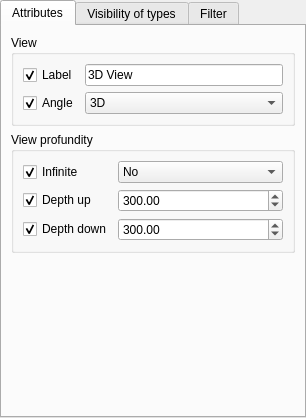
<?xml version="1.0" encoding="UTF-8"?>
<ui version="4.0">
 <class>Form</class>
 <widget class="QWidget" name="Form">
  <property name="geometry">
   <rect>
    <x>0</x>
    <y>0</y>
    <width>306</width>
    <height>418</height>
   </rect>
  </property>
  <property name="windowTitle">
   <string>View Properties</string>
  </property>
  <layout class="QGridLayout" name="gridLayout">
   <property name="leftMargin">
    <number>0</number>
   </property>
   <property name="topMargin">
    <number>0</number>
   </property>
   <property name="rightMargin">
    <number>0</number>
   </property>
   <property name="bottomMargin">
    <number>0</number>
   </property>
   <item row="0" column="0">
    <widget class="QTabWidget" name="tabWidget">
     <property name="sizePolicy">
      <sizepolicy hsizetype="Expanding" vsizetype="Expanding">
       <horstretch>0</horstretch>
       <verstretch>0</verstretch>
      </sizepolicy>
     </property>
     <property name="layoutDirection">
      <enum>Qt::LeftToRight</enum>
     </property>
     <property name="currentIndex">
      <number>0</number>
     </property>
     <property name="objectProperty" stdset="0">
      <string/>
     </property>
     <property name="widgetAction" stdset="0">
      <string/>
     </property>
     <widget class="QWidget" name="tabAttributes">
      <attribute name="title">
       <string>Attributes</string>
      </attribute>
      <layout class="QGridLayout" name="gridLayout_2">
       <item row="1" column="0">
        <widget class="QGroupBox" name="groupBox_2">
         <property name="title">
          <string>View profundity</string>
         </property>
         <layout class="QGridLayout" name="gridLayout_4">
          <item row="0" column="0">
           <widget class="QCheckBox" name="checkBoxToggleDepthInfinite">
            <property name="text">
             <string>Infinite</string>
            </property>
            <property name="checked">
             <bool>true</bool>
            </property>
            <property name="objectProperty" stdset="0">
             <string notr="true">DepthInfinite</string>
            </property>
            <property name="widgetAction" stdset="0">
             <string notr="true">toggleModifyProperty</string>
            </property>
           </widget>
          </item>
          <item row="0" column="1">
           <widget class="QComboBox" name="comboBoxDepthInfinite">
            <property name="currentText">
             <string>No</string>
            </property>
            <property name="currentIndex">
             <number>0</number>
            </property>
            <property name="objectProperty" stdset="0">
             <string notr="true">DepthInfinite</string>
            </property>
            <property name="widgetAction" stdset="0">
             <string notr="true"/>
            </property>
            <item>
             <property name="text">
              <string>No</string>
             </property>
            </item>
            <item>
             <property name="text">
              <string>Yes</string>
             </property>
            </item>
           </widget>
          </item>
          <item row="1" column="0">
           <widget class="QCheckBox" name="checkBoxToggleDepthUp">
            <property name="text">
             <string>Depth up</string>
            </property>
            <property name="checked">
             <bool>true</bool>
            </property>
            <property name="objectProperty" stdset="0">
             <string notr="true">DepthUp</string>
            </property>
            <property name="widgetAction" stdset="0">
             <string notr="true">toggleModifyProperty</string>
            </property>
           </widget>
          </item>
          <item row="1" column="1">
           <widget class="QDoubleSpinBox" name="doubleSpinBoxDepthUp">
            <property name="sizePolicy">
             <sizepolicy hsizetype="Minimum" vsizetype="Fixed">
              <horstretch>1</horstretch>
              <verstretch>0</verstretch>
             </sizepolicy>
            </property>
            <property name="minimum">
             <double>-100000000000.000000000000000</double>
            </property>
            <property name="maximum">
             <double>100000000000.000000000000000</double>
            </property>
            <property name="value">
             <double>300.000000000000000</double>
            </property>
            <property name="objectProperty" stdset="0">
             <string notr="true">DepthUp</string>
            </property>
            <property name="widgetAction" stdset="0">
             <string notr="true"/>
            </property>
           </widget>
          </item>
          <item row="2" column="0">
           <widget class="QCheckBox" name="checkBoxToggleDepthDown">
            <property name="text">
             <string>Depth down</string>
            </property>
            <property name="checked">
             <bool>true</bool>
            </property>
            <property name="objectProperty" stdset="0">
             <string notr="true">DepthDown</string>
            </property>
            <property name="widgetAction" stdset="0">
             <string notr="true">toggleModifyProperty</string>
            </property>
           </widget>
          </item>
          <item row="2" column="1">
           <widget class="QDoubleSpinBox" name="doubleSpinBoxDepthDown">
            <property name="sizePolicy">
             <sizepolicy hsizetype="Minimum" vsizetype="Fixed">
              <horstretch>1</horstretch>
              <verstretch>0</verstretch>
             </sizepolicy>
            </property>
            <property name="minimum">
             <double>-100000000000.000000000000000</double>
            </property>
            <property name="maximum">
             <double>100000000000.000000000000000</double>
            </property>
            <property name="value">
             <double>300.000000000000000</double>
            </property>
            <property name="objectProperty" stdset="0">
             <string notr="true">DepthDown</string>
            </property>
            <property name="widgetAction" stdset="0">
             <string notr="true"/>
            </property>
           </widget>
          </item>
         </layout>
        </widget>
       </item>
       <item row="0" column="0">
        <widget class="QGroupBox" name="groupBox">
         <property name="title">
          <string>View</string>
         </property>
         <layout class="QGridLayout" name="gridLayout_3">
          <item row="0" column="0">
           <widget class="QCheckBox" name="checkBoxToggleLabel">
            <property name="text">
             <string>Label</string>
            </property>
            <property name="checked">
             <bool>true</bool>
            </property>
            <property name="objectProperty" stdset="0">
             <string notr="true">Label</string>
            </property>
            <property name="widgetAction" stdset="0">
             <string notr="true">toggleModifyProperty</string>
            </property>
           </widget>
          </item>
          <item row="0" column="1">
           <widget class="QLineEdit" name="lineEditLabel">
            <property name="text">
             <string notr="true">3D View</string>
            </property>
            <property name="objectProperty" stdset="0">
             <string notr="true">Label</string>
            </property>
            <property name="widgetAction" stdset="0">
             <string notr="true"/>
            </property>
           </widget>
          </item>
          <item row="1" column="0">
           <widget class="QCheckBox" name="checkBoxToggleAngle">
            <property name="text">
             <string>Angle</string>
            </property>
            <property name="checked">
             <bool>true</bool>
            </property>
            <property name="objectProperty" stdset="0">
             <string notr="true">Angle</string>
            </property>
            <property name="widgetAction" stdset="0">
             <string notr="true">toggleModifyProperty</string>
            </property>
           </widget>
          </item>
          <item row="1" column="1">
           <widget class="QComboBox" name="comboBoxAngle">
            <property name="currentText">
             <string>3D</string>
            </property>
            <property name="currentIndex">
             <number>0</number>
            </property>
            <property name="objectProperty" stdset="0">
             <string notr="true">Angle</string>
            </property>
            <property name="widgetAction" stdset="0">
             <string notr="true"/>
            </property>
            <item>
             <property name="text">
              <string>3D</string>
             </property>
            </item>
            <item>
             <property name="text">
              <string>Plane</string>
             </property>
            </item>
           </widget>
          </item>
         </layout>
        </widget>
       </item>
       <item row="2" column="0">
        <spacer name="verticalSpacer">
         <property name="orientation">
          <enum>Qt::Vertical</enum>
         </property>
         <property name="sizeHint" stdset="0">
          <size>
           <width>20</width>
           <height>40</height>
          </size>
         </property>
        </spacer>
       </item>
      </layout>
     </widget>
     <widget class="QWidget" name="tab_Visibility">
      <attribute name="title">
       <string>Visibility of types</string>
      </attribute>
      <layout class="QGridLayout" name="gridLayout_5">
       <item row="0" column="0">
        <widget class="QCheckBox" name="checkBoxToggleShowAllObjects">
         <property name="text">
          <string>All</string>
         </property>
         <property name="checked">
          <bool>true</bool>
         </property>
         <property name="objectProperty" stdset="0">
          <string notr="true">ShowAllObjects</string>
         </property>
         <property name="widgetAction" stdset="0">
          <string notr="true">toggleModifyProperty</string>
         </property>
        </widget>
       </item>
       <item row="0" column="1">
        <widget class="QComboBox" name="comboBoxShowAllObjects">
         <property name="currentText">
          <string>No</string>
         </property>
         <property name="currentIndex">
          <number>1</number>
         </property>
         <property name="objectProperty" stdset="0">
          <string notr="true">ShowAllObjects</string>
         </property>
         <property name="widgetAction" stdset="0">
          <string notr="true"/>
         </property>
         <item>
          <property name="text">
           <string>Yes</string>
          </property>
         </item>
         <item>
          <property name="text">
           <string>No</string>
          </property>
         </item>
        </widget>
       </item>
       <item row="1" column="0" rowspan="2" colspan="2">
        <widget class="Line" name="line">
         <property name="sizePolicy">
          <sizepolicy hsizetype="Expanding" vsizetype="Fixed">
           <horstretch>0</horstretch>
           <verstretch>0</verstretch>
          </sizepolicy>
         </property>
         <property name="orientation">
          <enum>Qt::Horizontal</enum>
         </property>
        </widget>
       </item>
       <item row="2" column="1" rowspan="2">
        <widget class="QComboBox" name="comboBoxShowObjects">
         <property name="currentText">
          <string>Yes</string>
         </property>
         <property name="currentIndex">
          <number>0</number>
         </property>
         <property name="objectProperty" stdset="0">
          <string notr="true">ShowObjects</string>
         </property>
         <property name="widgetAction" stdset="0">
          <string notr="true"/>
         </property>
         <item>
          <property name="text">
           <string>Yes</string>
          </property>
         </item>
         <item>
          <property name="text">
           <string>No</string>
          </property>
         </item>
        </widget>
       </item>
       <item row="3" column="0">
        <widget class="QCheckBox" name="checkBoxToggleShowObjects">
         <property name="text">
          <string>3D Objects</string>
         </property>
         <property name="checked">
          <bool>true</bool>
         </property>
         <property name="objectProperty" stdset="0">
          <string notr="true">ShowObjects</string>
         </property>
         <property name="widgetAction" stdset="0">
          <string notr="true">toggleModifyProperty</string>
         </property>
        </widget>
       </item>
       <item row="4" column="0">
        <widget class="QCheckBox" name="checkBoxToggleShowDrafts">
         <property name="text">
          <string>Drafts</string>
         </property>
         <property name="checked">
          <bool>true</bool>
         </property>
         <property name="objectProperty" stdset="0">
          <string notr="true">ShowDrafts</string>
         </property>
         <property name="widgetAction" stdset="0">
          <string notr="true">toggleModifyProperty</string>
         </property>
        </widget>
       </item>
       <item row="4" column="1">
        <widget class="QComboBox" name="comboBoxShowDrafts">
         <property name="currentText">
          <string>Yes</string>
         </property>
         <property name="currentIndex">
          <number>0</number>
         </property>
         <property name="objectProperty" stdset="0">
          <string notr="true">ShowDrafts</string>
         </property>
         <property name="widgetAction" stdset="0">
          <string notr="true"/>
         </property>
         <item>
          <property name="text">
           <string>Yes</string>
          </property>
         </item>
         <item>
          <property name="text">
           <string>No</string>
          </property>
         </item>
        </widget>
       </item>
       <item row="5" column="0" colspan="2">
        <widget class="Line" name="line_2">
         <property name="sizePolicy">
          <sizepolicy hsizetype="Expanding" vsizetype="Fixed">
           <horstretch>0</horstretch>
           <verstretch>0</verstretch>
          </sizepolicy>
         </property>
         <property name="orientation">
          <enum>Qt::Horizontal</enum>
         </property>
        </widget>
       </item>
       <item row="5" column="2" rowspan="2">
        <spacer name="horizontalSpacer">
         <property name="orientation">
          <enum>Qt::Horizontal</enum>
         </property>
         <property name="sizeHint" stdset="0">
          <size>
           <width>55</width>
           <height>20</height>
          </size>
         </property>
        </spacer>
       </item>
       <item row="6" column="0">
        <widget class="QCheckBox" name="checkBoxToggleShowBolts">
         <property name="text">
          <string>Bolts</string>
         </property>
         <property name="checked">
          <bool>true</bool>
         </property>
         <property name="objectProperty" stdset="0">
          <string notr="true">ShowBolts</string>
         </property>
         <property name="widgetAction" stdset="0">
          <string notr="true">toggleModifyProperty</string>
         </property>
        </widget>
       </item>
       <item row="6" column="1">
        <widget class="QComboBox" name="comboBoxShowBolts">
         <property name="currentText">
          <string>No</string>
         </property>
         <property name="currentIndex">
          <number>0</number>
         </property>
         <property name="objectProperty" stdset="0">
          <string notr="true">ShowBolts</string>
         </property>
         <property name="widgetAction" stdset="0">
          <string notr="true"/>
         </property>
         <item>
          <property name="text">
           <string>No</string>
          </property>
         </item>
         <item>
          <property name="text">
           <string>Yes</string>
          </property>
         </item>
        </widget>
       </item>
       <item row="7" column="0">
        <widget class="QCheckBox" name="checkBoxToggleShowHoles">
         <property name="text">
          <string>Holes</string>
         </property>
         <property name="checked">
          <bool>true</bool>
         </property>
         <property name="objectProperty" stdset="0">
          <string notr="true">ShowHoles</string>
         </property>
         <property name="widgetAction" stdset="0">
          <string notr="true">toggleModifyProperty</string>
         </property>
        </widget>
       </item>
       <item row="7" column="1">
        <widget class="QComboBox" name="comboBoxShowHoles">
         <property name="currentText">
          <string>Yes</string>
         </property>
         <property name="currentIndex">
          <number>0</number>
         </property>
         <property name="objectProperty" stdset="0">
          <string notr="true">ShowHoles</string>
         </property>
         <property name="widgetAction" stdset="0">
          <string notr="true"/>
         </property>
         <item>
          <property name="text">
           <string>Yes</string>
          </property>
         </item>
         <item>
          <property name="text">
           <string>No</string>
          </property>
         </item>
        </widget>
       </item>
       <item row="8" column="0">
        <widget class="QCheckBox" name="checkBoxToggleShowCuts">
         <property name="text">
          <string>Cuts</string>
         </property>
         <property name="checked">
          <bool>true</bool>
         </property>
         <property name="objectProperty" stdset="0">
          <string notr="true">ShowCuts</string>
         </property>
         <property name="widgetAction" stdset="0">
          <string notr="true">toggleModifyProperty</string>
         </property>
        </widget>
       </item>
       <item row="8" column="1">
        <widget class="QComboBox" name="comboBoxShowCuts">
         <property name="currentText">
          <string>No</string>
         </property>
         <property name="currentIndex">
          <number>1</number>
         </property>
         <property name="objectProperty" stdset="0">
          <string notr="true">ShowCuts</string>
         </property>
         <property name="widgetAction" stdset="0">
          <string notr="true"/>
         </property>
         <item>
          <property name="text">
           <string>Yes</string>
          </property>
         </item>
         <item>
          <property name="text">
           <string>No</string>
          </property>
         </item>
        </widget>
       </item>
       <item row="9" column="0">
        <widget class="QCheckBox" name="checkBoxToggleShowWelds">
         <property name="text">
          <string>Welds</string>
         </property>
         <property name="checked">
          <bool>true</bool>
         </property>
         <property name="objectProperty" stdset="0">
          <string notr="true">ShowWelds</string>
         </property>
         <property name="widgetAction" stdset="0">
          <string notr="true">toggleModifyProperty</string>
         </property>
        </widget>
       </item>
       <item row="9" column="1">
        <widget class="QComboBox" name="comboBoxShowWelds">
         <property name="currentText">
          <string>No</string>
         </property>
         <property name="currentIndex">
          <number>1</number>
         </property>
         <property name="objectProperty" stdset="0">
          <string notr="true">ShowWelds</string>
         </property>
         <property name="widgetAction" stdset="0">
          <string notr="true"/>
         </property>
         <item>
          <property name="text">
           <string>Yes</string>
          </property>
         </item>
         <item>
          <property name="text">
           <string>No</string>
          </property>
         </item>
        </widget>
       </item>
       <item row="10" column="0" colspan="2">
        <widget class="Line" name="line_3">
         <property name="sizePolicy">
          <sizepolicy hsizetype="Expanding" vsizetype="Fixed">
           <horstretch>0</horstretch>
           <verstretch>0</verstretch>
          </sizepolicy>
         </property>
         <property name="orientation">
          <enum>Qt::Horizontal</enum>
         </property>
        </widget>
       </item>
       <item row="11" column="0">
        <widget class="QCheckBox" name="checkBoxToggleShowGrids">
         <property name="text">
          <string>Grids</string>
         </property>
         <property name="checked">
          <bool>true</bool>
         </property>
         <property name="objectProperty" stdset="0">
          <string notr="true">ShowGrids</string>
         </property>
         <property name="widgetAction" stdset="0">
          <string notr="true">toggleModifyProperty</string>
         </property>
        </widget>
       </item>
       <item row="11" column="1">
        <widget class="QComboBox" name="comboBoxShowGrids">
         <property name="currentText">
          <string>Yes</string>
         </property>
         <property name="currentIndex">
          <number>0</number>
         </property>
         <property name="objectProperty" stdset="0">
          <string notr="true">ShowGrids</string>
         </property>
         <property name="widgetAction" stdset="0">
          <string notr="true"/>
         </property>
         <item>
          <property name="text">
           <string>Yes</string>
          </property>
         </item>
         <item>
          <property name="text">
           <string>No</string>
          </property>
         </item>
        </widget>
       </item>
       <item row="12" column="0">
        <widget class="QCheckBox" name="checkBoxToggleShowReferenceObjects">
         <property name="text">
          <string>Reference objects</string>
         </property>
         <property name="checked">
          <bool>true</bool>
         </property>
         <property name="objectProperty" stdset="0">
          <string notr="true">ShowReferenceObjects</string>
         </property>
         <property name="widgetAction" stdset="0">
          <string notr="true">toggleModifyProperty</string>
         </property>
        </widget>
       </item>
       <item row="12" column="1">
        <widget class="QComboBox" name="comboBoxShowReferenceObjects">
         <property name="currentText">
          <string>Yes</string>
         </property>
         <property name="currentIndex">
          <number>0</number>
         </property>
         <property name="objectProperty" stdset="0">
          <string notr="true">ShowReferenceObjects</string>
         </property>
         <property name="widgetAction" stdset="0">
          <string notr="true"/>
         </property>
         <item>
          <property name="text">
           <string>Yes</string>
          </property>
         </item>
         <item>
          <property name="text">
           <string>No</string>
          </property>
         </item>
        </widget>
       </item>
       <item row="13" column="0" colspan="2">
        <widget class="Line" name="line_4">
         <property name="sizePolicy">
          <sizepolicy hsizetype="Expanding" vsizetype="Fixed">
           <horstretch>0</horstretch>
           <verstretch>0</verstretch>
          </sizepolicy>
         </property>
         <property name="orientation">
          <enum>Qt::Horizontal</enum>
         </property>
        </widget>
       </item>
       <item row="14" column="0">
        <widget class="QCheckBox" name="checkBoxToggleShowConstructionPoints">
         <property name="text">
          <string>Construction points</string>
         </property>
         <property name="checked">
          <bool>true</bool>
         </property>
         <property name="objectProperty" stdset="0">
          <string notr="true">ShowConstructionPoints</string>
         </property>
         <property name="widgetAction" stdset="0">
          <string notr="true">toggleModifyProperty</string>
         </property>
        </widget>
       </item>
       <item row="14" column="1">
        <widget class="QComboBox" name="comboBoxShowConstructionPoints">
         <property name="currentText">
          <string>Yes</string>
         </property>
         <property name="currentIndex">
          <number>0</number>
         </property>
         <property name="objectProperty" stdset="0">
          <string notr="true">ShowConstructionPoints</string>
         </property>
         <property name="widgetAction" stdset="0">
          <string notr="true"/>
         </property>
         <item>
          <property name="text">
           <string>Yes</string>
          </property>
         </item>
         <item>
          <property name="text">
           <string>No</string>
          </property>
         </item>
        </widget>
       </item>
       <item row="15" column="0">
        <widget class="QCheckBox" name="checkBoxToggleShowConstructionLines">
         <property name="text">
          <string>Construction lines</string>
         </property>
         <property name="checked">
          <bool>true</bool>
         </property>
         <property name="objectProperty" stdset="0">
          <string notr="true">ShowConstructionLines</string>
         </property>
         <property name="widgetAction" stdset="0">
          <string notr="true">toggleModifyProperty</string>
         </property>
        </widget>
       </item>
       <item row="15" column="1">
        <widget class="QComboBox" name="comboBoxShowConstructionLines">
         <property name="currentText">
          <string>Yes</string>
         </property>
         <property name="currentIndex">
          <number>0</number>
         </property>
         <property name="objectProperty" stdset="0">
          <string notr="true">ShowConstructionLines</string>
         </property>
         <property name="widgetAction" stdset="0">
          <string notr="true"/>
         </property>
         <item>
          <property name="text">
           <string>Yes</string>
          </property>
         </item>
         <item>
          <property name="text">
           <string>No</string>
          </property>
         </item>
        </widget>
       </item>
      </layout>
     </widget>
     <widget class="QWidget" name="tab_Filter">
      <attribute name="title">
       <string>Filter</string>
      </attribute>
      <widget class="QCheckBox" name="checkBoxToggleObjectsFilter">
       <property name="geometry">
        <rect>
         <x>19</x>
         <y>21</y>
         <width>85</width>
         <height>17</height>
        </rect>
       </property>
       <property name="text">
        <string>Objects filter</string>
       </property>
       <property name="checked">
        <bool>true</bool>
       </property>
       <property name="objectProperty" stdset="0">
        <string notr="true">ObjectsFilter</string>
       </property>
       <property name="widgetAction" stdset="0">
        <string notr="true">toggleModifyProperty</string>
       </property>
      </widget>
      <widget class="QComboBox" name="comboBoxObjectsFilter">
       <property name="geometry">
        <rect>
         <x>110</x>
         <y>20</y>
         <width>117</width>
         <height>20</height>
        </rect>
       </property>
       <property name="sizePolicy">
        <sizepolicy hsizetype="MinimumExpanding" vsizetype="Fixed">
         <horstretch>0</horstretch>
         <verstretch>0</verstretch>
        </sizepolicy>
       </property>
       <property name="currentText">
        <string notr="true"/>
       </property>
       <property name="currentIndex">
        <number>-1</number>
       </property>
       <property name="objectProperty" stdset="0">
        <string notr="true">ObjectsFilter</string>
       </property>
       <property name="widgetAction" stdset="0">
        <string notr="true"/>
       </property>
      </widget>
     </widget>
    </widget>
   </item>
  </layout>
 </widget>
 <resources/>
 <connections/>
</ui>
